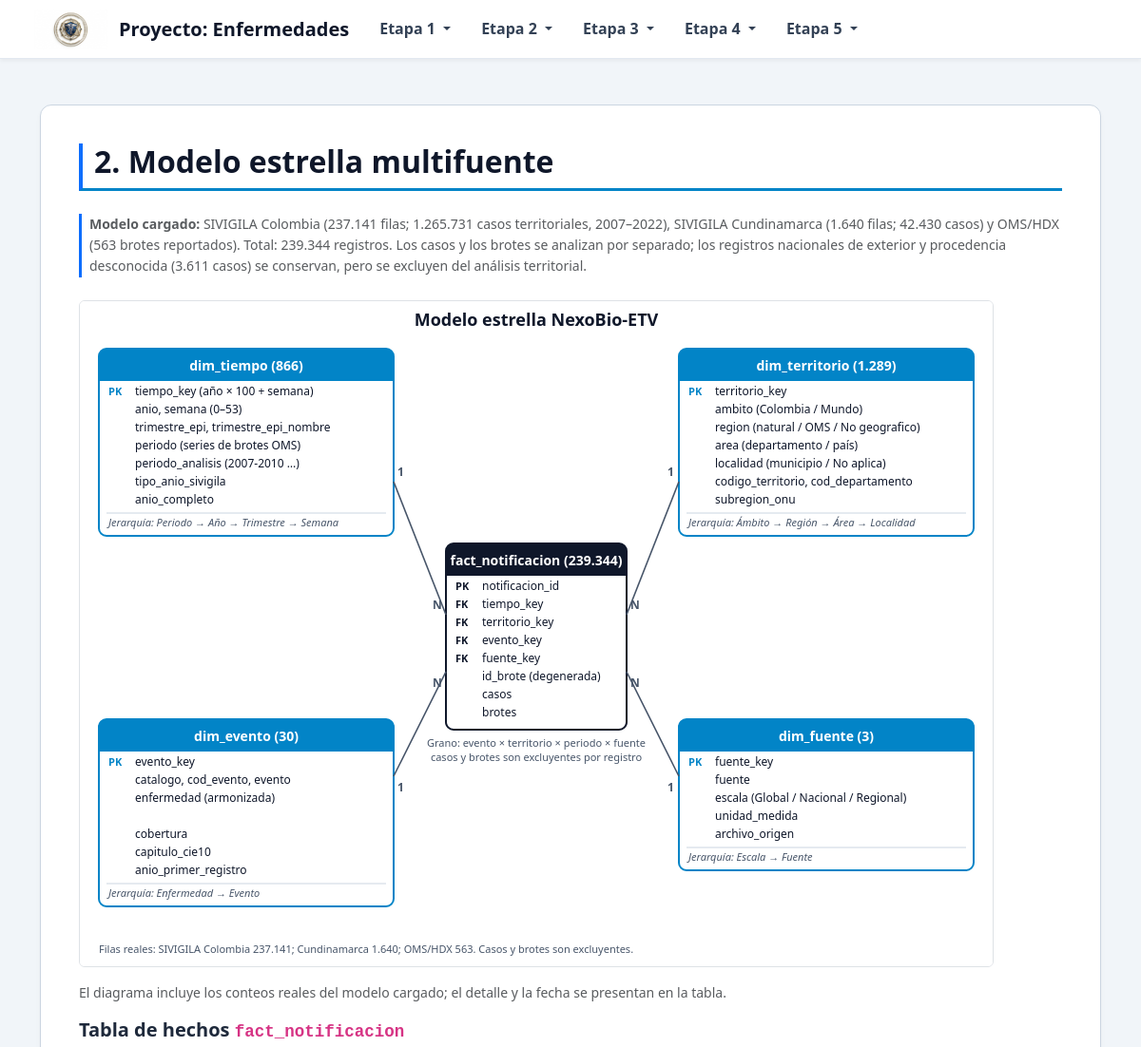
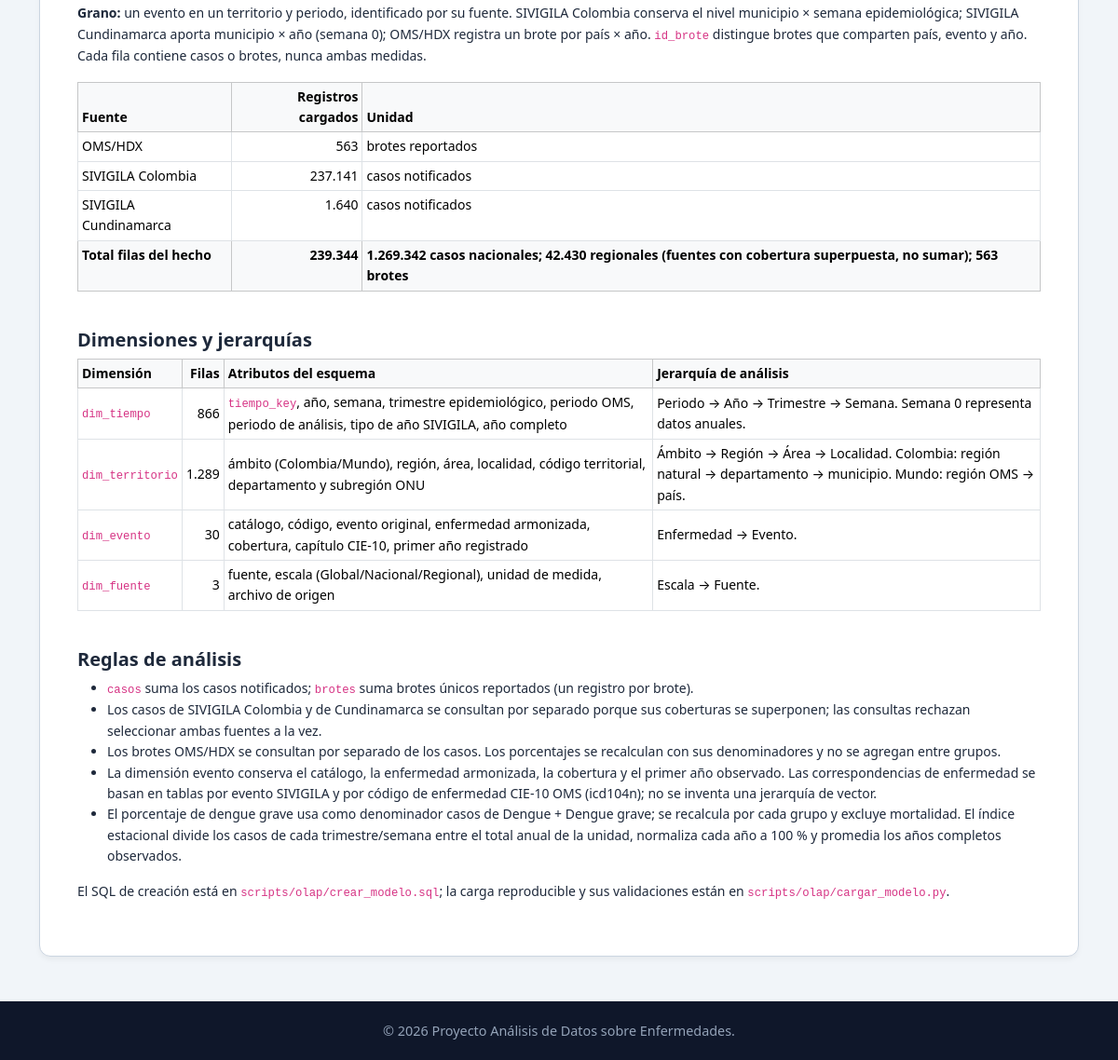
Screenshot of /analisis-multidimensional/modelo with the database file from the repository (2 pictures, top to bottom).
### tables this page shows
CREATE TABLE dim_fuente (
    fuente_key     INTEGER PRIMARY KEY,
    fuente         TEXT NOT NULL UNIQUE,
    escala         TEXT NOT NULL CHECK (escala IN ('Global', 'Nacional', 'Regional')),
    unidad_medida  TEXT NOT NULL CHECK (unidad_medida IN ('Casos notificados', 'Brotes reportados')),
    archivo_origen TEXT NOT NULL
);

### olap/rutas.py (the view)
@bp.route("/<seccion>")
def seccion(seccion):
    plantilla = SECCIONES.get(seccion)
    if not plantilla:
        abort(404)
    ctx = {
        "slug_activo": f"olap-{seccion}", "cob": C.cobertura(),
        "metas": VISTAS_META, "orden": ORDEN_VISTAS,
        "orden_conocimientos": ORDEN_CONOCIMIENTOS,
    }
    if seccion == "modelo":
        ctx.update(_ctx_modelo())
    elif seccion == "validaciones":
        ctx.update(_ctx_validaciones())
    elif seccion == "operaciones":
        ctx.update(_ctx_operaciones())
    elif seccion == "conocimientos":
        ctx["conocimientos"] = CONOCIMIENTOS
    return render_template(plantilla, **ctx)

### olap/consultas.py (called while the page is built)
def _con():
    if not os.path.exists(DB):
        raise FileNotFoundError(
            "No existe olap/nexobio_olap.db. Ejecute: python scripts/olap/cargar_modelo.py")
    con = sqlite3.connect(f"file:{DB}?mode=ro", uri=True)
    return con

def consulta(filas=(), medida="casos", filtros=None, incluir_desconocidos=False, semana_max=None):
    clave = (tuple(filas), medida, tuple(sorted((k, tuple(v) if not isinstance(v, (str, int)) else (v,))
                                               for k, v in (filtros or {}).items())),
             incluir_desconocidos, semana_max)
    if clave not in _CACHE:
        if len(_CACHE) > 600:
            _CACHE.clear()
        _CACHE[clave] = _consulta_sql(filas, medida, filtros, incluir_desconocidos, semana_max)
    df = _CACHE[clave].copy()
    df.attrs["sql"] = _CACHE[clave].attrs["sql"]
    return df

### olap/rutas.py (called while the page is built)
@bp.app_template_filter("miles")
def _miles(v):
    return fm(v)

### olap/vistas.py (called while the page is built)
def fm(v, dec=0):
    if v is None or pd.isna(v):
        return "–"
    s = f"{v:,.{dec}f}"
    return s.replace(",", "§").replace(".", ",").replace("§", ".")

### templates/etapa 5/2_modelo.html
{% extends 'layout.html' %}
{% from 'etapa 5/_macros.html' import franja_fuente %}
{% block content %}
<h1 class="page-title">2. Modelo estrella multifuente</h1>
{{ franja_fuente(cob) }}
<img src="{{ url_for('static', filename='img/olap_estrella.svg') }}" class="img-fluid border rounded mb-3" alt="Modelo estrella con dim_tiempo, dim_territorio, dim_evento y dim_fuente conectadas a fact_notificacion">
<p class="small text-muted">El diagrama incluye los conteos reales del modelo cargado; el detalle y la fecha se presentan en la tabla.</p>
<h2 class="h5 fw-bold">Tabla de hechos <code>fact_notificacion</code></h2>
<p class="small"><strong>Grano:</strong> un evento en un territorio y periodo, identificado por su fuente. SIVIGILA Colombia conserva el nivel municipio × semana epidemiológica; SIVIGILA Cundinamarca aporta municipio × año (semana 0); OMS/HDX registra un brote por país × año. <code>id_brote</code> distingue brotes que comparten país, evento y año. Cada fila contiene casos o brotes, nunca ambas medidas.</p>
<div class="table-responsive"><table class="table table-bordered table-sm small">
<thead class="table-light"><tr><th>Fuente</th><th class="text-end">Registros cargados</th><th>Unidad</th></tr></thead>
<tbody>
{% for fuente, filas in n.fuentes.items() %}
<tr><td>{{ fuente }}</td><td class="text-end">{{ filas|miles }}</td><td>{% if fuente == 'OMS/HDX' %}brotes reportados{% else %}casos notificados{% endif %}</td></tr>
{% endfor %}
<tr class="table-light fw-bold"><td>Total filas del hecho</td><td class="text-end">{{ n.fact_notificacion|miles }}</td><td>{{ n.casos_nacionales|miles }} casos nacionales; {{ n.casos_regionales|miles }} regionales (fuentes con cobertura superpuesta, no sumar); {{ n.brotes|miles }} brotes</td></tr>
</tbody></table></div>
<h2 class="h5 fw-bold mt-4">Dimensiones y jerarquías</h2>
<div class="table-responsive"><table class="table table-bordered table-sm small align-middle">
<thead class="table-light"><tr><th>Dimensión</th><th class="text-end">Filas</th><th>Atributos del esquema</th><th>Jerarquía de análisis</th></tr></thead>
<tbody>
<tr><td><code>dim_tiempo</code></td><td class="text-end">{{ n.dim_tiempo|miles }}</td><td><code>tiempo_key</code>, año, semana, trimestre epidemiológico, periodo OMS, periodo de análisis, tipo de año SIVIGILA, año completo</td><td>Periodo → Año → Trimestre → Semana. Semana 0 representa datos anuales.</td></tr>
<tr><td><code>dim_territorio</code></td><td class="text-end">{{ n.dim_territorio|miles }}</td><td>ámbito (Colombia/Mundo), región, área, localidad, código territorial, departamento y subregión ONU</td><td>Ámbito → Región → Área → Localidad. Colombia: región natural → departamento → municipio. Mundo: región OMS → país.</td></tr>
<tr><td><code>dim_evento</code></td><td class="text-end">{{ n.dim_evento|miles }}</td><td>catálogo, código, evento original, enfermedad armonizada, cobertura, capítulo CIE-10, primer año registrado</td><td>Enfermedad → Evento.</td></tr>
<tr><td><code>dim_fuente</code></td><td class="text-end">{{ n.dim_fuente|miles }}</td><td>fuente, escala (Global/Nacional/Regional), unidad de medida, archivo de origen</td><td>Escala → Fuente.</td></tr>
</tbody></table></div>
<h2 class="h5 fw-bold mt-4">Reglas de análisis</h2>
<ul class="small">
    <li><code>casos</code> suma los casos notificados; <code>brotes</code> suma brotes únicos reportados (un registro por brote).</li>
    <li>Los casos de SIVIGILA Colombia y de Cundinamarca se consultan por separado porque sus coberturas se superponen; las consultas rechazan seleccionar ambas fuentes a la vez.</li>
    <li>Los brotes OMS/HDX se consultan por separado de los casos. Los porcentajes se recalculan con sus denominadores y no se agregan entre grupos.</li>
    <li>La dimensión evento conserva el catálogo, la enfermedad armonizada, la cobertura y el primer año observado. Las correspondencias de enfermedad se basan en tablas por evento SIVIGILA y por código de enfermedad CIE-10 OMS (icd104n); no se inventa una jerarquía de vector.</li>
    <li>El porcentaje de dengue grave usa como denominador casos de Dengue + Dengue grave; se recalcula por cada grupo y excluye mortalidad. El índice estacional divide los casos de cada trimestre/semana entre el total anual de la unidad, normaliza cada año a 100 % y promedia los años completos observados.</li>
</ul>
<p class="small">El SQL de creación está en <code>scripts/olap/crear_modelo.sql</code>; la carga reproducible y sus validaciones están en <code>scripts/olap/cargar_modelo.py</code>.</p>
{% endblock %}

### templates/layout.html (shortened to what this page needs)
<!DOCTYPE html>
<html lang="es">
<head>
    <link href="https://cdn.jsdelivr.net/npm/bootstrap@5.3.2/dist/css/bootstrap.min.css" rel="stylesheet">
    <link rel="stylesheet" href="/static/css/style.css">
</head>
<body class="d-flex flex-column min-vh-100">
    <nav class="navbar navbar-expand-lg navbar-custom px-4">
        <div class="container-fluid justify-content-start">
            <a class="navbar-brand brand-container me-3" href="{{ url_for('inicio') }}">
                <img src="/static/img/logo.png" alt="Logo Proyecto" class="brand-logo">
                <span class="brand-title">Proyecto: Enfermedades</span>
            </a>
            <div class="collapse navbar-collapse flex-grow-0 ms-3" id="navbarNav">
                <ul class="navbar-nav me-auto">
                    <li class="nav-item dropdown">
                        <a class="nav-link nav-link-custom dropdown-toggle" href="#" id="dropEtapa1" role="button" data-bs-toggle="dropdown" aria-expanded="false">
                            Etapa 1
                        </a>
                    </li>
                    <li class="nav-item dropdown">
                        <a class="nav-link nav-link-custom dropdown-toggle" href="#" id="dropEtapa2" role="button" data-bs-toggle="dropdown" aria-expanded="false">
                            Etapa 2
                        </a>
                    </li>
                    <li class="nav-item dropdown">
                        <a class="nav-link nav-link-custom dropdown-toggle" href="#" id="dropEtapa3" role="button" data-bs-toggle="dropdown" aria-expanded="false">
                            Etapa 3
                        </a>
                    </li>
                    <li class="nav-item dropdown">
                        <a class="nav-link nav-link-custom dropdown-toggle" href="#" id="dropEtapa4" role="button" data-bs-toggle="dropdown" aria-expanded="false">
                            Etapa 4
                        </a>
                    </li>
                    <li class="nav-item dropdown">
                        <a class="nav-link nav-link-custom dropdown-toggle" href="#" id="dropEtapa5" role="button" data-bs-toggle="dropdown" aria-expanded="false">
                            Etapa 5
                        </a>
                    </li>
                </ul>
            </div>
        </div>
    </nav>
    <main class="{% if slug_activo == 'informe' and request.path.startswith('/etapa4') %}container-fluid powerbi-main{% else %}container{% endif %} my-5 flex-grow-1">
        <div class="card-custom">
            {% block content %}{% endblock %}
        </div>
    </main>
    <footer class="footer-custom">
        <p class="mb-0">&copy; 2026 Proyecto Análisis de Datos sobre Enfermedades.</p>
    </footer>
</body>
</html>

### templates/etapa 5/_macros.html (shortened to what this page needs)
{% macro franja_fuente(cob) %}
<p class="small text-muted border-start border-3 border-primary ps-2 mb-4">
    <strong>Modelo cargado:</strong> SIVIGILA Colombia ({{ cob.registros|miles }} filas; {{ cob.casos_base|miles }} casos territoriales, {{ cob.desde }}–{{ cob.hasta }}),
    SIVIGILA Cundinamarca ({{ cob.filas_regional|miles }} filas; {{ cob.casos_regional|miles }} casos) y OMS/HDX
    ({{ cob.filas_brotes|miles }} brotes reportados). Total: {{ cob.filas_modelo|miles }} registros.
    Los casos y los brotes se analizan por separado; los registros nacionales de exterior y procedencia desconocida ({{ cob.casos_excluidos|miles }} casos) se conservan, pero se excluyen del análisis territorial.
</p>
{% endmacro %}

### static/css/style.css (style rules this page uses)
* { box-sizing: border-box; margin: 0; padding: 0; }
body { background-color: #f1f5f9; color: #1e293b; font-family: 'Segoe UI', system-ui, -apple-system, sans-serif; line-height: 1.6; }
.navbar-custom { background-color: #ffffff !important; padding: 0.6rem 1.5rem; border-bottom: 1px solid #e2e8f0; box-shadow: 0 2px 4px rgba(0, 0, 0, 0.05); }
.brand-container { display: flex; align-items: center; gap: 12px; text-decoration: none; background: transparent !important; padding: 0 !important; margin: 0 !important; }
.brand-logo { height: 42px; width: auto; object-fit: contain; display: block; }
.brand-title { color: #0f172a !important; font-weight: 700; font-size: 1.25rem; }
.nav-link-custom { color: #334155 !important; font-weight: 600; padding: 0.5rem 1rem !important; border-radius: 6px; transition: background-color 0.2s, color 0.2s; }
.card-custom { background: #ffffff; border-radius: 12px; padding: 2.5rem; border: 1px solid #cbd5e1; box-shadow: 0 4px 6px -1px rgba(0, 0, 0, 0.05); }
.page-title { color: #0f172a; font-weight: 700; font-size: 2rem; margin-bottom: 1.5rem; padding-bottom: 0.5rem; border-bottom: 3px solid #0284c7; }
.footer-custom { background-color: #0f172a; color: #94a3b8; text-align: center; padding: 1.25rem 0; font-size: 0.9rem; }
.page-title { border-left: 4px solid #0d6efd; padding-left: 0.75rem; font-weight: 700; }

### rows the page displays
dim_fuente: fuente "OMS/HDX", filas "563", shows "brotes reportados"
dim_fuente: fuente "SIVIGILA Colombia", filas "237.141", shows "casos notificados"
dim_fuente: fuente "SIVIGILA Cundinamarca", filas "1.640", shows "casos notificados"

### other values shown
{{ cob.registros|miles }} "237.141"
{{ cob.casos_base|miles }} "1.265.731"
{{ cob.desde }} "2007"
{{ cob.hasta }} "2022"
{{ cob.filas_regional|miles }} "1.640"
{{ cob.casos_regional|miles }} "42.430"
{{ cob.filas_brotes|miles }} "563"
{{ cob.filas_modelo|miles }} "239.344"
{{ cob.casos_excluidos|miles }} "3.611"
{{ n.fact_notificacion|miles }} "239.344"
{{ n.casos_nacionales|miles }} "1.269.342"
{{ n.casos_regionales|miles }} "42.430"
{{ n.brotes|miles }} "563"
{{ n.dim_tiempo|miles }} "866"
{{ n.dim_territorio|miles }} "1.289"
